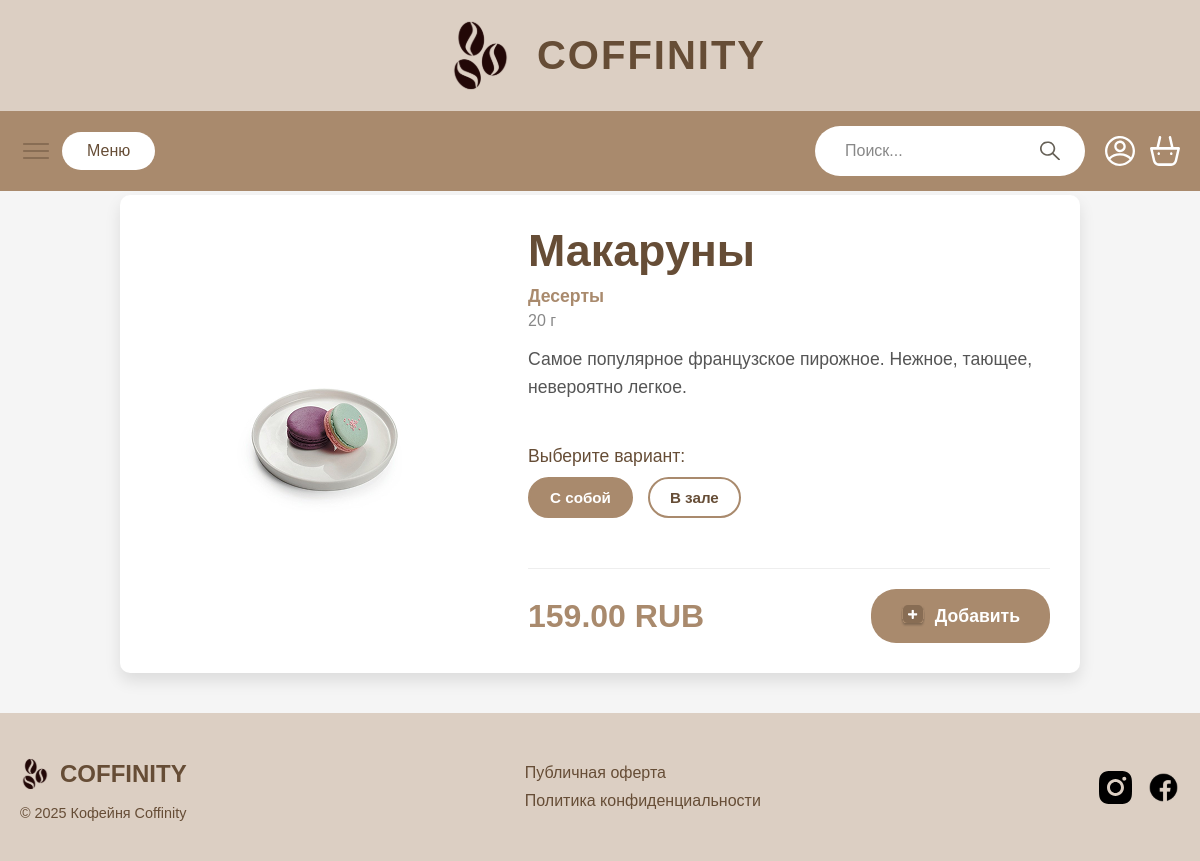
Page /product/3/ on the committed database.
### CoffeeHouse/models.py (models this page shows, shortened)
class Products(models.Model):
    name = models.CharField("Название", max_length=100)
    price = models.DecimalField("Цена", max_digits=10, decimal_places=2)
    category = models.ForeignKey(
        CategoriesOfProducts,
        on_delete=models.CASCADE,
        verbose_name="Категория"
    )
    image = models.ImageField("Изображение", upload_to='products/', null=True, blank=True)
    description = models.TextField("Описание", null=True, blank=True)
    weight_volume = models.CharField("Вес/Объем", max_length=50, null=True, blank=True)
    class Meta:
        verbose_name = "Товар"
        verbose_name_plural = "Товары"

class CategoriesOfProducts(models.Model):
    category_name = models.CharField("Название категории", max_length=100)
    class Meta:
        verbose_name = "Категория товаров"
        verbose_name_plural = "Категории товаров"

### CoffeeHouse/views.py (the view)
# urls.py: path('product/<int:pk>/', product_detail, name='product_detail'),
def product_detail(request, pk):
    product = get_object_or_404(Products, pk=pk)
    return render(request, 'product-detail.html', {'product': product})

### CoffeeHouse/templates/product-detail.html
{% extends 'base.html' %}
{% load static %}
{% block main %}
<main class="product-detail-main">
    <div class="product-detail-container">
        <div class="product-detail-image-wrapper">
            {% if product.image %}
            <img src="{{ product.image.url }}" alt="{{ product.name }}" class="product-detail-image">
            {% else %}
            <img src="{% static 'CoffeeHouse/images/umolch.jpg' %}" alt="{{ product.name }}" class="product-detail-image">
            {% endif %}
        </div>
        <div class="product-detail-info">
            <h1 class="product-detail-name">{{ product.name }}</h1>
            <p class="product-detail-category">{{ product.category.category_name }}</p>
            <p class="product-detail-weight-volume">{{ product.weight_volume }}</p>
            <p class="product-detail-description">{{ product.description }}</p>
            <div class="product-detail-options">
                <p>Выберите вариант:</p>
                <div class="option-buttons">
                    <button class="option-btn active">С собой</button>
                    <button class="option-btn">В зале</button>
                </div>
            </div>
            <div class="product-detail-actions">
                <span class="product-detail-price">{{ product.price }} RUB</span>
                <button class="add-to-cart-btn-large">
                    <img src="{% static 'CoffeeHouse/images/dobavCor.svg' %}" alt="Добавить в корзину"> Добавить
                </button>
            </div>
        </div>
    </div>
</main>
{% endblock %}

### CoffeeHouse/static/CoffeeHouse/css/style.css (style rules this page uses)
* { margin: 0; padding: 0; box-sizing: border-box; }
body { font-family: Arial, sans-serif; background-color: #f5f5f5; min-height: 100vh; display: flex; flex-direction: column; padding-top: 155px; }
.product-detail-main { max-width: 1000px; margin: 40px auto; padding: 0 20px; background-color: #f5f5f5; }
.product-detail-container { display: flex; flex-direction: row; background-color: white; border-radius: 10px; box-shadow: 0 8px 16px rgba(0, 0, 0, 0.1); overflow: hidden; padding: 30px; gap: 30px; flex-wrap: wrap; }
.product-detail-image-wrapper { flex: 1; min-width: 300px; display: flex; justify-content: center; align-items: center; }
.product-detail-image { max-width: 100%; height: auto; border-radius: 8px; object-fit: cover; }
.product-detail-info { flex: 1.5; min-width: 300px; display: flex; flex-direction: column; justify-content: space-between; }
.product-detail-name { font-size: 2.8rem; color: #664d36; margin-bottom: 10px; }
.product-detail-category { font-size: 1.1rem; color: #A98A6D; margin-bottom: 5px; font-weight: bold; }
.product-detail-weight-volume { font-size: 1rem; color: #888; margin-bottom: 15px; }
.product-detail-description { font-size: 1.1rem; color: #555; line-height: 1.6; margin-bottom: 25px; flex-grow: 1; }
.product-detail-options { margin-top: 20px; margin-bottom: 20px; }
.product-detail-options p { font-size: 1.1rem; color: #664d36; margin-bottom: 10px; }
.option-buttons { display: flex; gap: 15px; }
.option-btn { background-color: white; color: rgba(102, 77, 54, 1); border: 2px solid rgba(169, 138, 109, 1); padding: 10px 20px; border-radius: 25px; cursor: pointer; transition: all 0.3s ease; font-size: 0.95rem; font-weight: bold; }
.option-btn.active { background-color: rgba(169, 138, 109, 1); color: white; }
.product-detail-actions { display: flex; justify-content: space-between; align-items: center; margin-top: 30px; padding-top: 20px; border-top: 1px solid #eee; }
.product-detail-price { font-size: 2rem; font-weight: bold; color: #A98A6D; }
.add-to-cart-btn-large { background-color: rgba(169, 138, 109, 1); color: white; border: none; padding: 15px 30px; border-radius: 25px; cursor: pointer; font-size: 1.1rem; font-weight: bold; display: flex; align-items: center; gap: 10px; transition: all 0.3s ease; }
.add-to-cart-btn-large img { width: 24px; height: 24px; }

### rows in the picture
Products: image (picture), name "Макаруны", category.category_name "Десерты", weight_volume "20 г", description "Самое популярное французское пирожное. Нежное, тающее, невероятно легкое.", price "159.00"
